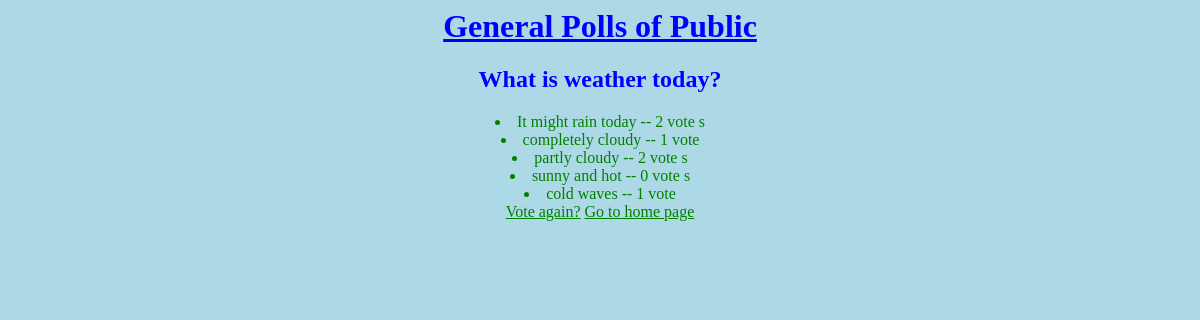
The page /polls/2/results/ on the database as committed earlier.
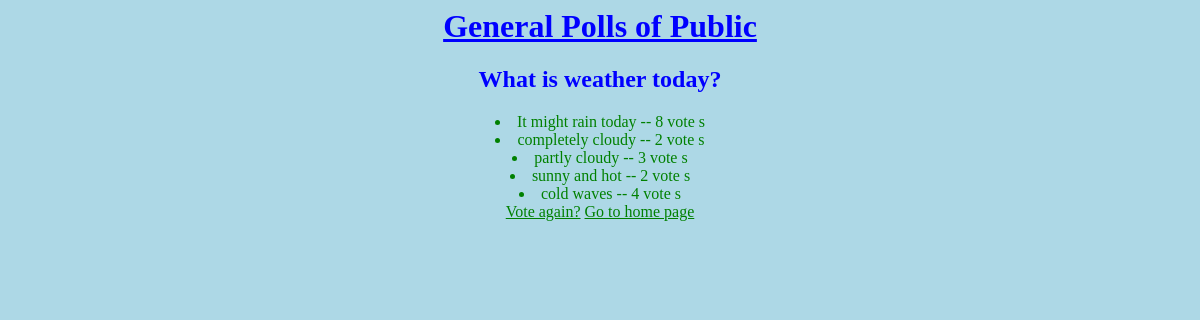
The same page on the database as committed later.
### polls/models.py (models this page shows, shortened)
class Choice(models.Model):
       question = models.ForeignKey(Question, on_delete=models.CASCADE)
       choice_text = models.CharField(max_length=200)
       votes = models.IntegerField(default=0)

### polls/views.py (the view)
# urls.py: url(r'^(?P<pk>[0-9]+)/results/$',views.ResultsView.as_view(),name='results'),
class ResultsView(generic.DetailView):
       model = Question
       template_name = 'polls/results.html'

### polls/templates/polls/results.html
{% load staticfiles %}
<link rel="stylesheet" type="text/css" href="{% static 'polls/style.css' %}" />
<h1>General Polls of Public</h1>
<h2>{{ question.question_text }}</h2>
<div>
{% for choice in question.choice_set.all %}
	<li>
	{{ choice.choice_text }} -- {{choice.votes }} vote {{ choice.votes | pluralize }}
	</li>
{% endfor %}
<a href="{% url 'polls:detail' question.id %}">Vote again?</a>
<a href="{% url 'polls:index' %}"> Go to home page</a>
</div>

Rows that differ between the two databases and show on the page:
changed Choice "It might rain today": votes "2" → "8"
changed Choice "completely cloudy": votes "1" → "2"; votes|pluralize (not shown) → "s"
changed Choice "partly cloudy": votes "2" → "3"
changed Choice "sunny and hot": votes "0" → "2"
changed Choice "cold waves": votes "1" → "4"; votes|pluralize (not shown) → "s"
